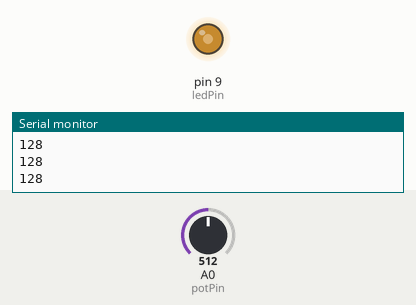
Simulated run of this sketch. Board: Arduino Uno, built with avr-gcc and run on an emulated ATmega328P. Shown: output pins drawn as LEDs (lit = HIGH), the last lines printed to the serial monitor. The test bench sets the inputs (shaded band); at power-on: A0 (potPin) = 512.

Above: at 1.2 s.
1.3 s: A0 (potPin) set to 420
2.8 s: A0 (potPin) set to 392
At 3.5 s:
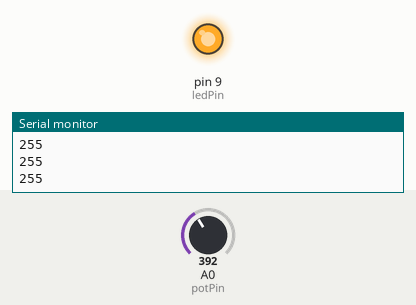
4.3 s: A0 (potPin) set to 625
At 5.5 s:
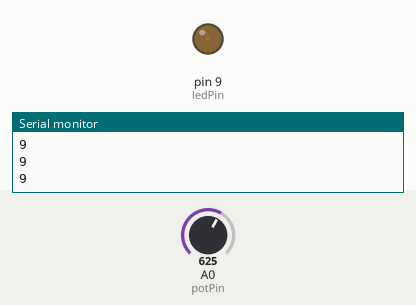
5.8 s: A0 (potPin) set to 596
At 6.9 s:
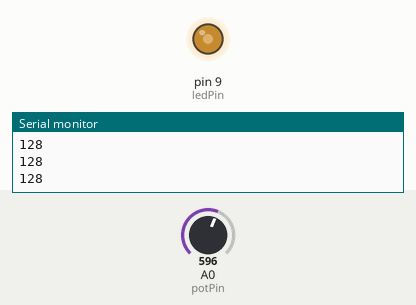
7.3 s: A0 (potPin) set to 716
At 8.1 s:
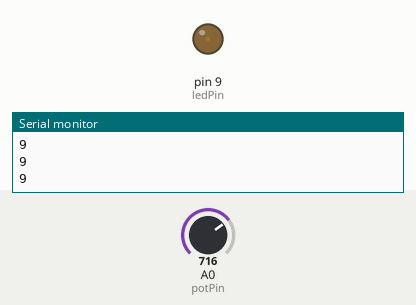
Timing chart, 0 to 9.8 s (numbered marks = the images above; inputs shaded):
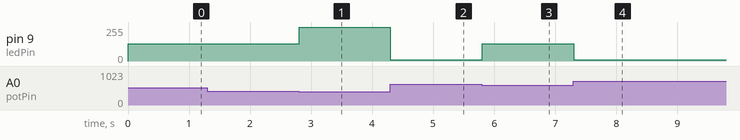

Measured:
- the behaviour switches between 410 and 409 on A0 (potPin) (found by bisection; images 0 and 1)
- the behaviour switches between 615 and 614 on A0 (potPin) (found by bisection; images 2 and 3)
- after the input at 2.8 s, pin 9 (ledPin): 128/255 → 255/255 at once
- after the input at 4.3 s, pin 9 (ledPin): 255/255 → 9/255 at once
- after the input at 5.8 s, pin 9 (ledPin): 9/255 → 128/255 at once
- after the input at 7.3 s, pin 9 (ledPin): 128/255 → 9/255 at once

The sketch:

ledPWM.ino
```cpp
int ledPin = 9;  // pin PWM :v
int potPin = A0;
int valorPot = 0;
int potMapeado = 0;

// "grises" de un led dou
int intensidadLed = 0;

void setup() {
  pinMode(ledPin, OUTPUT);
  Serial.begin(9600);
}

void loop() {
  valorPot = analogRead(potPin);

  // mapear de 0-1023 a 0-255
  potMapeado = map(valorPot, 0, 1023, 0, 255);
  intensidadLed = potMapeado;

// encargo
  if (valorPot < 205) {
    intensidadLed = 820;
  } else if (valorPot < 410) {
    intensidadLed = 255;
  } else if (valorPot < 615) {
    intensidadLed = 128;
  } else if (valorPot < 0) {
    intensidadLed = 192;
  } else {
    intensidadLed = 9;
  }

  analogWrite(ledPin, intensidadLed);
  Serial.println(intensidadLed);
}


//⬜⬜⬜⬛⬛⬛⬛⬜⬜⬜⬜⬜⬜⬜⬜⬜⬜⬜⬜⬜⬜⬜
//⬜⬜⬛⬛⬛⬜⬜⬛⬜⬜⬜⬜⬜⬜⬜⬜⬜⬜⬜⬜⬜⬜
//⬜⬛⬛⬜⬜⬛⬛⬛⬛⬛⬛⬜⬜⬜⬜⬜⬜⬜⬜⬜⬜⬜
//⬛⬜⬛⬛⬛🟨🟨🟨🟨🟨🟨⬛⬛⬜⬜⬜⬜⬜⬜⬜⬜⬜
//⬛⬜⬛🟨🟨🟨🟨🟨🟨🟨🟨🟨🟨⬛⬜⬜⬜⬜⬜⬜⬜⬜
//⬜⬛🟨⬛🟨🟨🟨🟨🟨🟨🟨🟨🟨🟨⬛⬜⬜⬜⬜⬜⬜⬜
//⬜⬛🟨🟨🟨🟨🟨🟨🟨🟨🟨🟨🟨🟨⬛⬜⬜⬜⬜⬜⬜⬜
//⬛🟨🟨🟨🟨🟨🟨🟨🟨🟨🟨🟨🟨🟨🟨⬛⬜⬜⬜⬜⬜⬜
//⬛🟨🟨🟨🟨🟨🟨🟨🟨🟨🟨🟨🟨🟨🟨⬛⬛⬛⬜⬜⬜⬜
//⬛🟨🟨🟨🟨🟨🟨🟨🟨🟨⬛⬛⬛⬛⬛⬜⬜⬜⬛⬜⬜⬜
//⬛🟨🟨🟨🟨🟨🟨🟨🟨⬛⬜⬜⬜⬜⬛⬜⬜⬜⬜⬛⬜⬜
//⬛🟨🟨🟨🟨🟨🟨🟨⬛⬜⬜⬜⬜⬜⬜⬛⬜⬛⬜⬛⬜⬜
//⬛🟨🟨🟨🟨🟨🟨🟨⬛⬜⬜⬜⬜⬜⬜⬛⬜⬜⬜⬛⬜⬜
//⬜⬛🟨🟨⬛🟨🟨🟨⬛⬜⬜⬛⬜⬜⬜⬛⬛⬛⬛⬜⬜⬜
//⬜⬛🟨🟨⬛⬛🟨🟨🟨⬛⬜⬜⬜⬜⬛🟨🟨🟨🟨⬛⬜⬜
//⬜⬛⬛⬛🟨🟨⬛🟨🟨🟨⬛⬛⬛⬛🟨🟨🟨🟨🟨⬛⬜⬜
//⬜⬛⬜⬛⬛🟨🟨🟨🟨🟨🟨🟨🟨🟨🟨⬛⬛⬛⬛⬜⬜⬜
//⬜⬜⬜⬛⬛⬛🟨🟨🟨🟨🟨🟨⬛⬛⬛🟧🟧🟧🟧⬛⬜⬜
//⬜⬜⬜⬛🟨🟨🟨🟨🟨🟨🟨⬛🟧🟧🟧🟧🟧🟧🟧🟧⬛⬜
//⬜⬜⬜⬛🟨🟨⬛🟨🟨🟨⬛🟧🟧🟧🟧🟧🟧🟧🟧🟧⬛⬜
//⬜⬜⬜⬜⬛⬛🟨🟨🟨⬛🟧🟧🟧🟧🟧🟧🟧🟧🟧🟧🟧⬛
//⬜⬜⬜⬜⬜⬛🟨🟨🟨⬛🟧⬛🟧🟧🟧🟧🟧🟧🟧🟧🟧⬛
//⬜⬜⬜⬜⬜⬛🟨🟨🟨⬛🟧⬛⬛⬛⬛⬛⬛⬛⬛⬛⬛⬜
//⬜⬜⬜⬜⬜⬛🟨🟨🟨⬛🟧🟧🟧🟧🟧🟧🟧⬛⬜⬜⬜⬜
//⬜⬜⬜⬜⬜⬛🟨🟨🟨🟨⬛🟧🟧🟧🟧🟧⬛⬜⬜⬜⬜⬜
//⬜⬜⬜⬜⬜⬛🟨🟨🟨🟨⬛🟧🟧🟧🟧🟧⬛⬜⬜⬜⬜⬜
//⬜⬜⬜⬜⬛⬛🟨🟨🟨🟨🟨⬛🟧🟧🟧⬛⬜⬜⬜⬜⬜⬜
//⬜⬜⬜⬛⬜⬜⬛⬛🟨🟨🟨🟨⬛⬛⬛⬛⬛⬜⬜⬜⬜⬜
//⬜⬜⬜⬛⬜⬜⬜⬜⬛⬛🟨🟨🟨🟨🟨⬛🟦⬛⬜⬜⬜⬜
//⬜⬜⬛⬛⬜⬜⬜⬜⬜⬜⬛⬛🟨🟨🟨⬛🟦🟦⬛⬛⬜⬜
//⬜⬛🟦🟦⬛⬜⬜⬜⬜⬜⬜⬛⬛🟨🟨⬛🟦🟦🟦⬛⬜⬜
//⬜⬛⬛⬛⬛⬛⬛⬛⬛⬛⬛⬛⬛⬛⬛⬛⬛⬛⬛⬛⬛⬜
```
